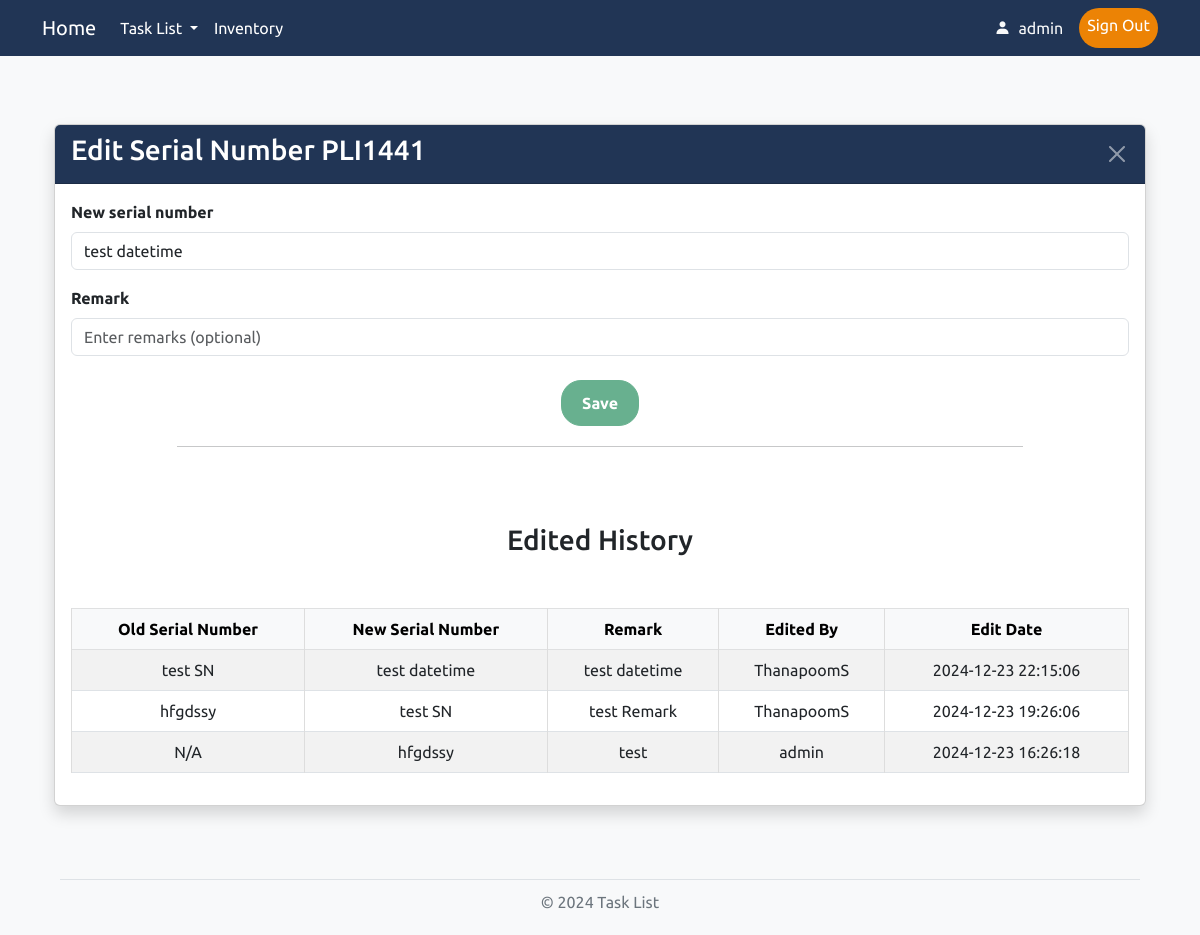
The page /device/1/edit_serial (signed in) on the database as committed earlier.
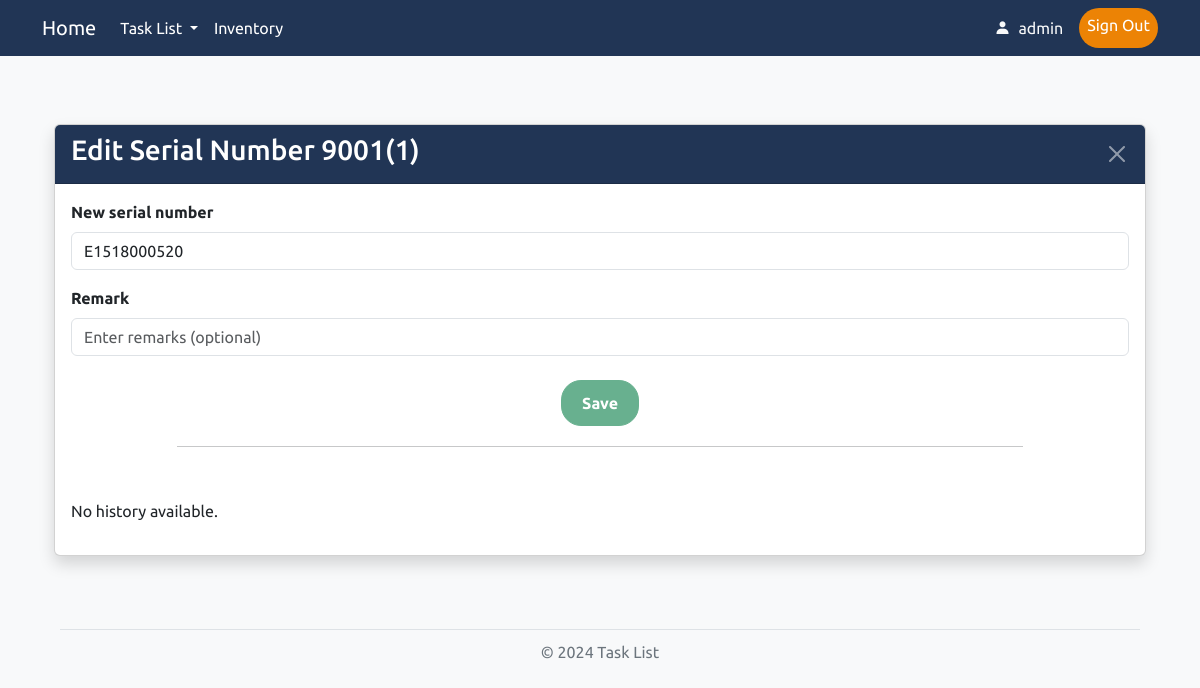
The same page on the database as committed later.
### models.py (models this page shows, shortened)
class User(UserMixin, db.Model):
    id = db.Column(db.Integer, primary_key=True)
    username = db.Column(db.String(50), unique=True, nullable=False)
    password = db.Column(db.String(255), nullable=False)
    role = db.Column(db.String(20), nullable=False)

class DeviceName(db.Model):
    id = db.Column(db.Integer, primary_key=True)
    name = db.Column(db.String(100), nullable=False)
    device_type_id = db.Column(db.Integer, db.ForeignKey('device_type.id'), nullable=False)
    location_id = db.Column(db.Integer, db.ForeignKey('location.id'), nullable=False)
    device_type = db.relationship('DeviceType', backref=db.backref('device_names', lazy=True))
    location = db.relationship('Location', backref=db.backref('device_names', lazy=True))
    bound = db.Column(db.String(100), nullable=True)
    inandout = db.Column(db.String(100), nullable=True)
    serial_number = db.Column(db.String(100), nullable=True)

class SerialNumberHistory(db.Model):
    id = db.Column(db.Integer, primary_key=True)
    device_id = db.Column(db.Integer, db.ForeignKey('device_name.id'), nullable=False)
    old_serial_number = db.Column(db.String(100), nullable=True)
    new_serial_number = db.Column(db.String(100), nullable=True)
    changed_at = db.Column(db.DateTime, default=now_utc, nullable=False)
    changed_by = db.Column(db.Integer, db.ForeignKey('user.id'), nullable=False)
    remark = db.Column(db.String(100), nullable=True)
    device = db.relationship('DeviceName', backref=db.backref('serial_number_histories', lazy=True))
    user = db.relationship('User', backref=db.backref('serial_number_changes', lazy=True))

### routes.py (the view, shortened to what this page needs)
    @app.route('/device/<int:device_id>/edit_serial', methods=['GET', 'POST'])
    @login_required
    def edit_serial_number(device_id):
        device = DeviceName.query.get_or_404(device_id)
        form = EditSerialNumberForm(obj=device)
        history_records = SerialNumberHistory.query.filter_by(device_id=device.id).order_by(SerialNumberHistory.changed_at.desc()).all()
        return render_template('edit_serial_number.html', form=form, device=device, history=history_records)

### forms.py
class EditSerialNumberForm(FlaskForm):
    serial_number = StringField('Serial Number', validators=[DataRequired(), Length(max=100)])
    remark = StringField('Remark', validators=[Length(max=100)])
    submit = SubmitField('Save')

### app.py (called while the page is built)
@login_manager.user_loader
def load_user(user_id):      # โหลดผู้ใช้จากฐานข้อมูลตาม user_id
    return User.query.get(int(user_id))

### filters.py (called while the page is built)
def datetime_bangkok(value, fmt='%Y-%m-%d %H:%M:%S'):
    if not value:
        return ''
    if value.tzinfo is None:
        value = value.replace(tzinfo=pytz.utc)
    bangkok_tz = pytz.timezone('Asia/Bangkok')
    local_dt = value.astimezone(bangkok_tz)
    return local_dt.strftime(fmt)

### templates/edit_serial_number.html (shortened to what this page needs)
{% import "bootstrap/wtf.html" as wtf %}
{% extends "layout.html" %}
{% block content %}
<!DOCTYPE html>
<html lang="th">
<head>
    <link rel="stylesheet" href="https://cdn.jsdelivr.net/npm/flatpickr/dist/flatpickr.min.css">
    <link href="https://cdn.jsdelivr.net/npm/bootstrap@5.3.0/dist/css/bootstrap.min.css" rel="stylesheet">
    <link rel="stylesheet" href="{{ url_for('static', filename='/style.css') }}">
</head>
<body class="bg-light">
    <div class="container py-5">
        <div class="card shadow">
            <div class="card-header custom-edit-header text-white d-flex justify-content-between align-items-center">
                <h3>Edit Serial Number {{ device.name }}</h3>
                <a href="{{ url_for('inventory') }}" class="btn-close btn-close-white" aria-label="Close"></a>
            </div>
            <div class="card-body">
                <form method="POST" id="editSerialForm">
                    <div class="mb-3">
                        {{ form.serial_number.label('New serial number', class="form-label fw-bold") }}
                        {{ form.serial_number(class="form-control", id="serial_number", placeholder="Enter new serial number") }}
                    </div>
                    <div class="mb-4">
                        {{ form.remark.label(class="form-label fw-bold") }}
                        {{ form.remark(class="form-control", rows="3", placeholder="Enter remarks (optional)") }}
                    </div>
                    <div class="text-center">
                        {{ form.submit(class="btn btn-success btn-submit custom-save-btn", disabled=True) }}
                    </div>
                </form>
                <hr>
            </div>
            {% if history %}
            <div class="card-body history-section">
                <h3 class="mt-4" style="text-align: center;">Edited History</h3>
                <table class="table table-bordered history-table table-striped table-hover">
                <br>
                    <thead class="table-light">
                        <tr>
                            <th>Old Serial Number</th>
                            <th>New Serial Number</th>
                            <th>Remark</th>
                            <th>Edited By</th>
                            <th>Edit Date</th>
                        </tr>
                    </thead>
                    <tbody>
                        {% for record in history %}
                        <tr>
                            <td>{{ record.old_serial_number or 'N/A' }}</td>
                            <td>{{ record.new_serial_number }}</td>
                            <td>{{ record.remark or 'None' }}</td>
                            <td>{{ record.user.username }}</td>
                            <td>{{ record.changed_at|datetime_bangkok('%Y-%m-%d %H:%M:%S') }}</td>
                        </tr>
                        {% endfor %}
                    </tbody>
                </table>
            </div>
            {% else %}
            <div class="card-body"> <p>No history available.</p> </div>
            {% endif %}
        </div>
    </div>
</body>
</html>
{% endblock %}

### templates/layout.html (shortened to what this page needs)
<!DOCTYPE html>
<html lang="en">
<head>
    <link href="https://cdn.jsdelivr.net/npm/bootstrap@5.3.3/dist/css/bootstrap.min.css" rel="stylesheet">
    <link rel="stylesheet" href="https://cdnjs.cloudflare.com/ajax/libs/font-awesome/6.0.0-beta3/css/all.min.css">
    <link rel="stylesheet" href="{{ url_for('static', filename='/style.css') }}">
	<link href="https://unpkg.com/boxicons@latest/css/boxicons.min.css" rel="stylesheet">
</head>
<body>
	<nav class="navbar navbar-expand-lg navbar-dark" id="custom-navbar">
		<div class="container">
			<a class="navbar-brand" href="/">Home</a>
			<div class="collapse navbar-collapse" id="navbarNav">
				<ul class="navbar-nav me-auto">
					<li class="nav-item dropdown">
						<a class="nav-link dropdown-toggle" href="/" id="navbarDropdown" role="button" data-bs-toggle="dropdown" aria-expanded="false">
							Task List
						</a>
					</li>
					<li class="nav-item">
						<a class="nav-link" href="{{ url_for('inventory') }}">Inventory</a>
					</li>
				</ul>
				<ul class="navbar-nav ms-auto">
					{% if current_user.is_authenticated %}
						<span class="navbar-text text-light me-3 navbar-text"><i class='bx bxs-user' ></i> {{ current_user.username }}</span>
						<a class="nav-link custom-login-btn" href="{{ url_for('logout') }}">Sign Out</a>
					{% else %}
						<a class="nav-link custom-login-btn" href="{{ url_for('login') }}">Sign In</a>
					{% endif %}
				</ul>
			</div>
		</div>
	</nav>
	<main class="container">
		{% block content %}
		{% endblock %}
	</main>
	<footer>
		<div class="footer-line"></div>
		<p class="footer-text">© 2024 Task List</p>
	</footer>
</body>
</html>

### static/style.css (style rules this page uses)
body { font-family: 'Ubuntu', sans-serif; background-color: #f8f9fa; color: #343a40; margin: 0; padding: 0; }
#custom-navbar { background-color: #213555; }
#custom-navbar .nav-link { color: #ffffff; }
main { flex: 1; padding: 20px; }
footer { padding: 5px 0; }
.footer-line { border-top: 1px solid #dee2e6; width: 90%; margin: 0 auto; }
.footer-text { text-align: center; margin-top: 10px; color: #6c757d; }
.navbar-text { display: flex; align-items: center; }
.navbar-text i { margin-right: 8px; }
.custom-login-btn { background-color: #EC8305; color: #FFFAEC; border: none; padding: 5px 20px; border-radius: 1.25rem; text-align: center; text-decoration: none; display: inline-block; font-size: 16px; }
.custom-save-btn { display: inline-flex; align-items: center; padding: 10px 20px; font-size: 16px; font-weight: bold; text-align: center; border-radius: 1.25rem; text-decoration: none; transition: background-color 0.3s ease, transform 0.2s ease; }
.custom-edit-header { background-color: #213555; color: white; }
hr { width: 80%; display: block; margin: 20px auto; }

Rows that differ between the two databases and show on the page:
removed SerialNumberHistory: old_serial_number "test SN", new_serial_number "test datetime", remark "test datetime", user.username "ThanapoomS", changed_at "2024-12-23 22:15:06"
removed SerialNumberHistory: old_serial_number "hfgdssy", new_serial_number "test SN", remark "test Remark", user.username "ThanapoomS", changed_at "2024-12-23 19:26:06"
removed SerialNumberHistory: old_serial_number "N/A", new_serial_number "hfgdssy", remark "test", user.username "admin", changed_at "2024-12-23 16:26:18"
changed DeviceName: name "PLI1441" → "9001(1)"; serial_number "test datetime" → "E1518000520"
Other text that changed with them:
text no longer shown: "Edited History Old Serial Number New Serial Number Remark Edited By Edit Date"
text now shown: "No history available."
